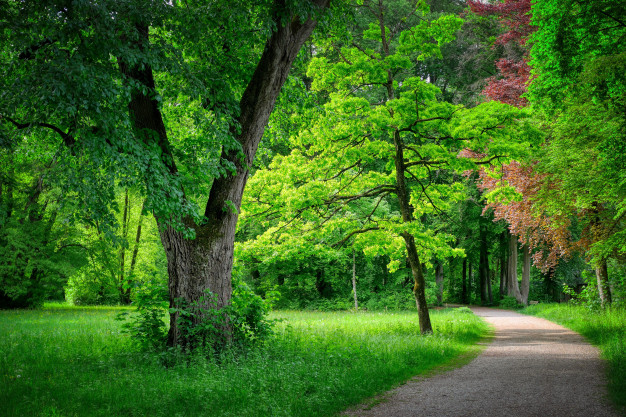
#> input picture image-stego-noise-attack/image-stego-noise-attack/image-stego-noise-attack/origin.png, 626 x 417 px
$ python noise_attack.py origin.png out
#> lines starting #> are read from the running program, lines starting #| are printed output that depends on the picture
#> in noise_attack, img is the input picture: shape (417, 626, 3); mean B, G, R 33.2, 105.7, 59.7
import cv2
import numpy as np
import os
import sys

def add_salt_and_pepper_noise(image, amount=0.01):
    """Thêm nhiễu muối tiêu vào ảnh."""
#> called with amount = 0.02
    out = np.copy(image)
    # Tỷ lệ muối (trắng) và tiêu (đen)
    s_vs_p = 0.5
    num_salt = np.ceil(amount * image.size * s_vs_p)
#> num_salt = 7832
    num_pepper = np.ceil(amount * image.size * (1.0 - s_vs_p))
#> num_pepper = 7832

    # Thêm Muối (Salt)
    coords = [np.random.randint(0, i - 1, int(num_salt)) for i in image.shape[:2]]
    out[tuple(coords)] = 255

    # Thêm Tiêu (Pepper)
    coords = [np.random.randint(0, i - 1, int(num_pepper)) for i in image.shape[:2]]
    out[tuple(coords)] = 0
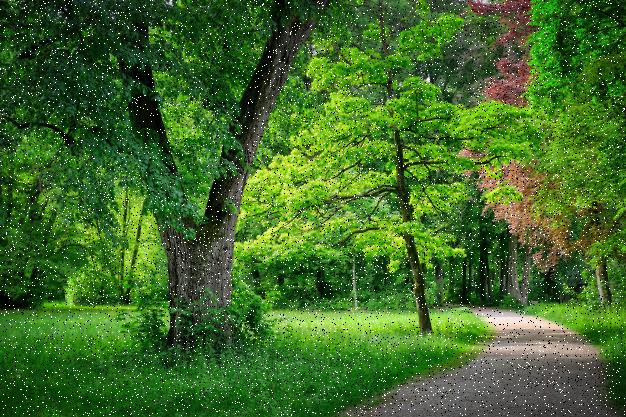
#> out: shape (417, 626, 3); mean B, G, R 38.5, 106.8, 63.5
    return out

def add_gaussian_noise(image, mean=0, sigma=15):
    """Thêm nhiễu Gauss vào ảnh."""
#> called with mean = 0, sigma = 30
    gauss = np.random.normal(mean, sigma, image.shape).astype('float32')
    noisy = image.astype('float32') + gauss
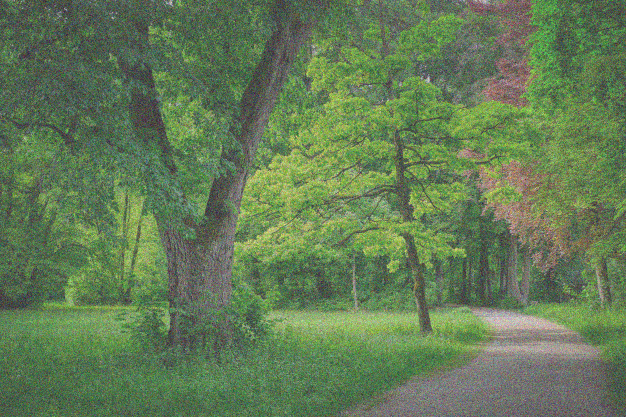
#> noisy: shape (417, 626, 3) float32; mean B, G, R 33.1, 105.7, 59.6; drawn with min black and max white
    # Giới hạn giá trị trong khoảng [0, 255] và chuyển về uint8
    return np.clip(noisy, 0, 255).astype('uint8')
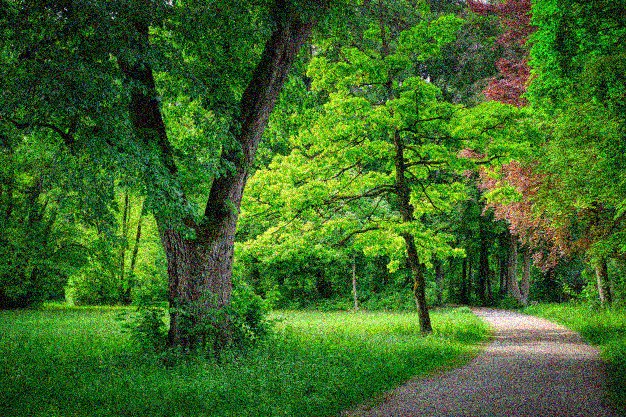
#> returned value: shape (417, 626, 3); mean of channels 0, 1, 2 37.2, 105.5, 61.6; drawn as B, G, R

def noise_attack(input_path, output_folder):
    # 1. Đọc ảnh stego
    img = cv2.imread(input_path)
    if img is None:
        print("Loi: Khong tim thay anh đau vao.")
        return

    if not os.path.exists(output_folder):
        os.makedirs(output_folder)

    # --- TẤN CÔNG 1: NHIỄU MUỐI TIÊU ---
    # amount=0.02 nghĩa là 2% số pixel bị ảnh hưởng
    sp_img = add_salt_and_pepper_noise(img, amount=0.02)
    cv2.imwrite(os.path.join(output_folder, "attack_salt_pepper.png"), sp_img)

    # --- TẤN CÔNG 2: NHIỄU GAUSS ---
    # sigma càng cao, nhiễu càng mạnh
    gauss_img = add_gaussian_noise(img, sigma=30)
    cv2.imwrite(os.path.join(output_folder, "attack_gaussian.png"), gauss_img)

    print(f"--- Tan cong nhieu hoan tat ---")
    print(f"Ket qua luu tai thu muc: {output_folder}")

if __name__ == "__main__":
    # Kiểm tra xem người dùng có nhập đủ 2 tham số hay không
    # sys.argv phải có độ dài là 3 (gồm tên file, input_file, và output_dir)
    if len(sys.argv) < 3:
        print("Loi: Thieu tham so truyen vao!")
        print("Cu phap dung: python ten_file.py <input_file> <output_dir>")
        sys.exit(1) # Thoát chương trình với mã lỗi

    # Gán tham số từ dòng lệnh vào biến
    input_file = sys.argv[1]
    output_dir = sys.argv[2]

    # Kiểm tra file nguồn trước khi chạy thuật toán
    if os.path.exists(input_file):
        noise_attack(input_file, output_dir)
    else:
        print(f"Loi: File '{input_file}' khong ton tai. Vui long kiem tra lai duong dan.")
